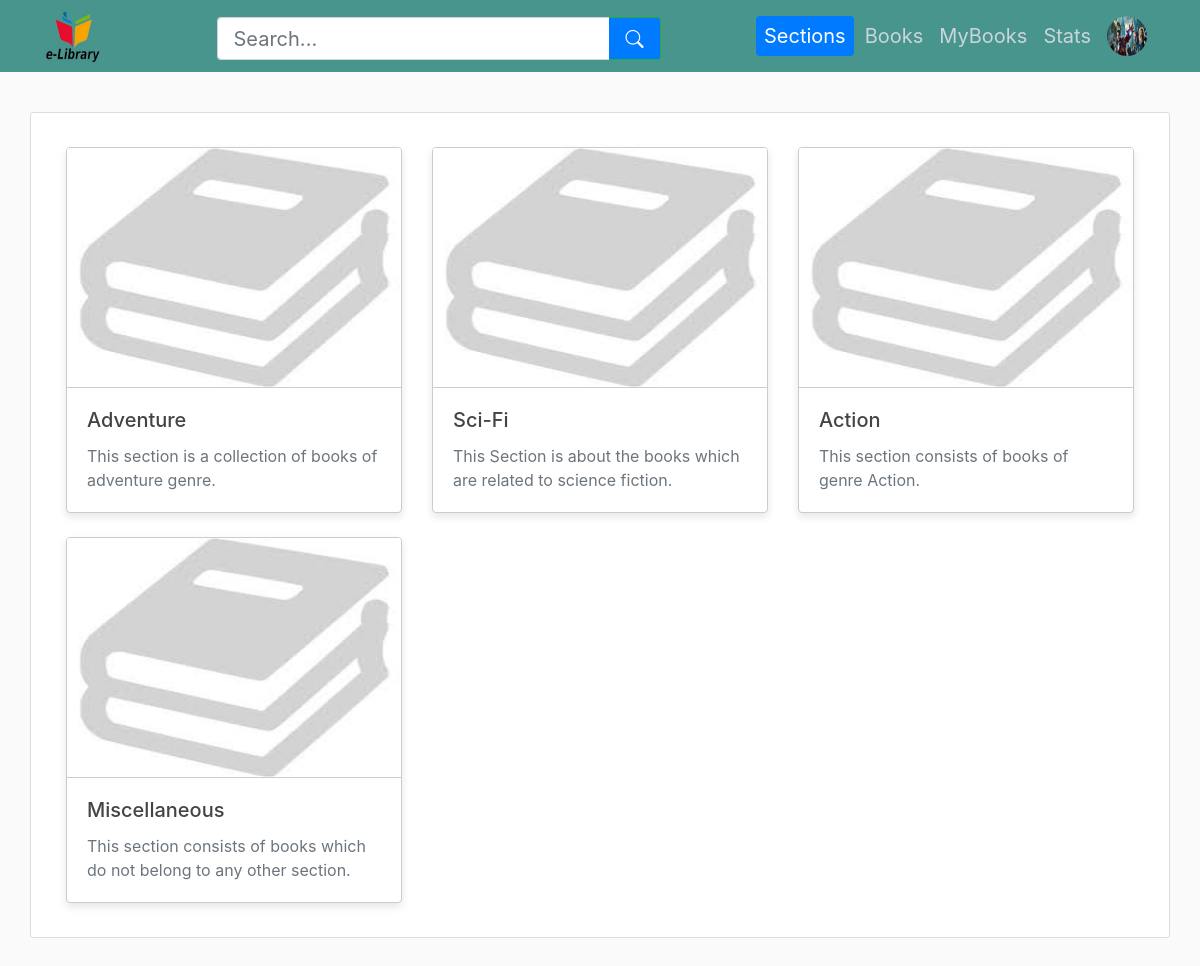
The app's page /user/sections (signed in) with its own data.
### library_app/models.py (models this page shows, shortened)
class User(db.Model):
    __tablename__ = "user"
    userid = db.Column(db.Integer, primary_key=True, autoincrement=True)
    name = db.Column(db.String(60), nullable=False)
    username = db.Column(db.String(32), unique=True, nullable=False)
    email = db.Column(db.String(60), unique=True, nullable=False)
    password = db.Column(db.String(60), nullable=False)
    profile_picture = db.Column(
        db.String(20), nullable=False, default="default_profile_picture.png"
    )
    authenticated = db.Column(db.Boolean, default=False)
    urole = db.Column(db.String(20), default="user")
    requests = db.relationship(
        "Request", back_populates="user", lazy=True, cascade="all, delete-orphan"
    )
    feedbacks = db.relationship(
        "Feedback", back_populates="user", lazy=True, cascade="all, delete-orphan"
    )
    __table_args__ = (
        CheckConstraint(urole.in_(["user", "librarian"]), name="check_urole"),
    )
    def get_urole(self):
        return self.urole

class Section(db.Model):
    __tablename__ = "section"
    sectionid = db.Column(db.Integer, primary_key=True, autoincrement=True)
    title = db.Column(db.String(60), unique=True, nullable=False)
    date_created = db.Column(
        db.Date, nullable=False, default=datetime.now(timezone.utc).date()
    )
    picture = db.Column(
        db.String(20), nullable=False, default="default_section_picture.jpeg"
    )
    description = db.Column(db.String(120), nullable=False)
    books = db.relationship("Book", back_populates="section", lazy=True)

### library_app/user/routes.py (the view)
@user.route("/user/sections")
@login_required(role="user")
def sections():
    sections = Section.query.order_by(Section.date_created.desc()).all()
    sections.sort(key=lambda x: len(x.books), reverse=True)
    return render_template(
        "user/sections.html",
        title="Sections",
        navbaractive=["Sections"],
        user=current_user,
        sections=sections,
    )

### library_app/models.py (called while the page is built)
@login_manager.user_loader
def load_user(userid):
    return User.query.get(userid)

### library_app/utils.py (called while the page is built)
def login_required(role="any"):
    def wrapper(fn):
        @wraps(fn)
        def view(*args, **kwargs):
            if not current_user.is_authenticated:
                return login_manager.unauthorized()
            if current_user.get_urole() != role and role!=any:
                abort(403)
            return fn(*args, **kwargs)
        return view
    return wrapper

### library_app/templates/user/sections.html
{% extends "user/layout.html" %} {% block content %}
<div class="content-section container">
{% for section in sections %} {% if loop.index0 % 3 == 0 %}
<div class="container mt-4 mb-4">
    <div class="row">
        {% endif %}
        <div class="col-md-4">
            <div class="card h-100 special-card mr-1">
                <a href="{{url_for("user.section_books", sectionid=section.sectionid)}}">
                <img
                    class="card-img-top mx-auto"
                    src="{{url_for('static', filename='section/' + section.picture)}}"
                    alt="Card image cap"
                    style="width: 100%;height: 30vh;border-bottom: 1px solid #ccc;"/></a>
                <div class="card-body">
                    <a href="{{url_for("user.section_books", sectionid=section.sectionid)}}" class="text-decoration-none"><h5 class="card-title">{{section.title}}</h5></a>
                    <a href="{{ url_for('user.section_books', sectionid=section.sectionid) }}" class="text-decoration-none text-muted">
                        <p class="card-text text-wrap">{{ section.description }}</p>
                    </a>
                </div>
            </div>
        </div>
        {% if loop.index % 3 == 0 or loop.last %}
    </div>
</div>
{% endif %} {% endfor %}</div> {% endblock content %}

### library_app/templates/user/layout.html (shortened to what this page needs)
<!DOCTYPE html>
<html lang="en">
    <head>
        <link
            rel="stylesheet"
            href="https://cdn.jsdelivr.net/npm/bootstrap@4.3.1/dist/css/bootstrap.min.css"
        />
        <link href="https://cdn.jsdelivr.net/npm/bootstrap-icons@1.7.0/font/bootstrap-icons.css" rel="stylesheet">
        <link
            rel="stylesheet"
            type="text/css"
            href="{{ url_for('static', filename='main/style.css') }}"
        />
    </head>
    <body>
        <header class="site-header">
            <nav class="navbar navbar-expand-md navbar-dark bg-steel fixed-top">
                <div class="container">
                    <a class="mr-4" href="{{url_for("user.sections")}}"><img class="logo-img" src="{{url_for('static', filename="main/library_logo.jpg")}}"/></a>
                    <div class="container">
                        <form id="searchForm" class="form-inline mx-auto search-form" action="{{ url_for('user.search') }}" method="POST" style="width: 37vw; height: 5.4vh;">
                            <div class="input-group">
                                <input id="searchInput" name="search_term" class="form-control form-control-lg border-right-0" type="search" placeholder="Search..." aria-label="Search" style="height: 5.4vh;" minlength="1" maxlength="60">
                                <div class="input-group-append">
                                    <button class="btn btn-lg btn-outline-success border-left-0" type="submit" style="height: 5.4vh;">
                                        <i class="bi bi-search"></i>
                                    </button>
                                </div>
                            </div>
                        </form>
                    </div>
                    <div class="navbar-nav">
                        <a class="nav-item nav-link h5 font-weight-normal mt-2 {% if 'Sections' in navbaractive %} active {% endif %}" href="{{url_for("user.sections")}}">Sections</a>
                        <a class="nav-item nav-link h5 font-weight-normal mt-2 {% if 'Books' in navbaractive %} active {% endif %}" href="{{url_for("user.books")}}">Books</a>
                        <a class="nav-item nav-link h5 font-weight-normal mt-2 {% if 'MyBooks' in navbaractive %} active {% endif %}" href="{{url_for("user.mybooks")}}">MyBooks</a>
                        <a class="nav-item nav-link h5 font-weight-normal mt-2 {% if 'Stats' in navbaractive %} active {% endif %}" href="{{url_for("user.stats")}}">Stats</a>
                        <a class="nav-item nav-link {% if 'Account' in navbaractive %} btn btn-primary rounded-pill mx-1{% endif %}" href="{{url_for("user.account")}}"><img src="{{url_for('static', filename='user/profile_pictures/' + user.profile_picture)}}" class="rounded-circle nav-img"/></a>
                    </div>
                </div>
            </nav>
        </header>
        {% block content %} {% endblock %}
    </body>
</html>

### library_app/static/main/style.css (style rules this page uses)
body { background: #fafafa; color: #333333; margin-top: 5rem; }
h1, h2, h3, h4, h5, h6 { color: #444444; }
.bg-steel { background-color: #47958d; }
.site-header .navbar-nav .nav-link { color: #cbd5db; }
.site-header .navbar-nav .nav-link.active { font-weight: 500; }
.content-section { background: #ffffff; padding: 10px 20px; border: 1px solid #dddddd; border-radius: 3px; margin-bottom: 20px; }
.nav-img { height: 2.5rem; width: 2.5rem; }
.logo-img { height: 55px; width: 55px; }
.nav-item.active { background-color: #007bff; color: #fff; border-color: #007bff; border-radius: 4px; padding: 0.5rem 1rem; margin-right: 3px; margin-left: 3px; }
.card-img-top { border-bottom: 1px solid #ccc; }
.special-card { width: 100%; border: 1px solid #ccc; box-shadow: 0 4px 8px rgba(0, 0, 0, 0.1); }
.btn-lg { font-size: 1.13rem !important; }
.search-form { border: none; margin-top: 5px; }
.search-form .input-group { width: 100%; }
.search-form .form-control { border-radius: 4px; }
.search-form .btn { border-radius: 0 4px 4px 0; background-color: #007bff; color: white; }

### records on screen
User: profile_picture (picture)
Section: picture (placeholder picture), title "Adventure", description "This section is a collection of books of adventure genre."
Section: picture (placeholder picture), title "Sci-Fi", description "This Section is about the books which are related to science fiction."
Section: picture (placeholder picture), title "Action", description "This section consists of books of genre Action."
Section: picture (placeholder picture), title "Miscellaneous", description "This section consists of books which do not belong to any other section."
